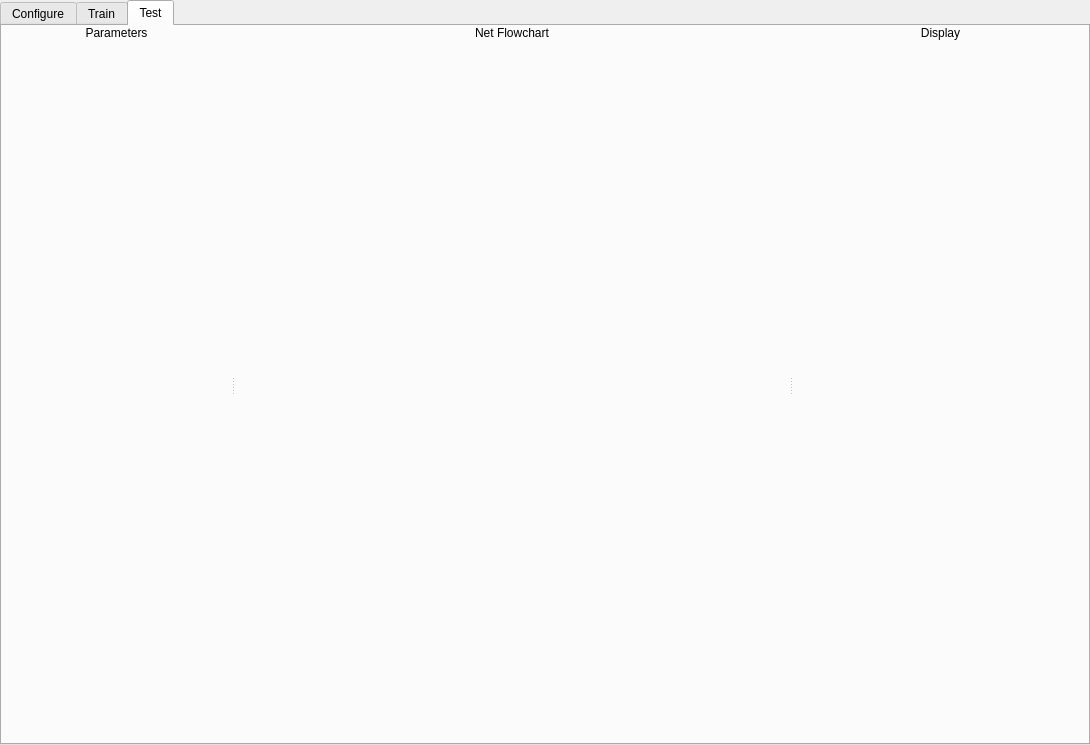
<?xml version="1.0" encoding="UTF-8"?>
<ui version="4.0">
 <class>tabWidget</class>
 <widget class="QTabWidget" name="tabWidget">
  <property name="geometry">
   <rect>
    <x>0</x>
    <y>0</y>
    <width>1090</width>
    <height>745</height>
   </rect>
  </property>
  <property name="windowTitle">
   <string>CaffeViz</string>
  </property>
  <property name="currentIndex">
   <number>2</number>
  </property>
  <widget class="QWidget" name="configTab">
   <property name="sizePolicy">
    <sizepolicy hsizetype="Expanding" vsizetype="Expanding">
     <horstretch>0</horstretch>
     <verstretch>0</verstretch>
    </sizepolicy>
   </property>
   <attribute name="title">
    <string>Configure</string>
   </attribute>
   <layout class="QGridLayout" name="gridLayout_2">
    <property name="leftMargin">
     <number>0</number>
    </property>
    <property name="topMargin">
     <number>0</number>
    </property>
    <property name="rightMargin">
     <number>0</number>
    </property>
    <property name="bottomMargin">
     <number>0</number>
    </property>
    <item row="0" column="0">
     <widget class="QSplitter" name="splitter_2">
      <property name="orientation">
       <enum>Qt::Horizontal</enum>
      </property>
      <widget class="QWidget" name="flowchartCtrlWidget" native="true">
       <property name="sizePolicy">
        <sizepolicy hsizetype="Expanding" vsizetype="Expanding">
         <horstretch>1</horstretch>
         <verstretch>1</verstretch>
        </sizepolicy>
       </property>
       <layout class="QVBoxLayout" name="verticalLayout_4">
        <property name="spacing">
         <number>0</number>
        </property>
        <property name="leftMargin">
         <number>0</number>
        </property>
        <property name="topMargin">
         <number>0</number>
        </property>
        <property name="rightMargin">
         <number>0</number>
        </property>
        <property name="bottomMargin">
         <number>0</number>
        </property>
        <item>
         <widget class="QLabel" name="parametersLabel">
          <property name="sizePolicy">
           <sizepolicy hsizetype="Preferred" vsizetype="Fixed">
            <horstretch>0</horstretch>
            <verstretch>0</verstretch>
           </sizepolicy>
          </property>
          <property name="text">
           <string>Params</string>
          </property>
          <property name="alignment">
           <set>Qt::AlignCenter</set>
          </property>
         </widget>
        </item>
        <item>
         <widget class="QWidget" name="widget_4" native="true"/>
        </item>
       </layout>
      </widget>
      <widget class="QWidget" name="flowchartWidget" native="true">
       <property name="sizePolicy">
        <sizepolicy hsizetype="Expanding" vsizetype="Expanding">
         <horstretch>2</horstretch>
         <verstretch>8</verstretch>
        </sizepolicy>
       </property>
       <layout class="QVBoxLayout" name="verticalLayout_5">
        <property name="spacing">
         <number>0</number>
        </property>
        <property name="leftMargin">
         <number>0</number>
        </property>
        <property name="topMargin">
         <number>0</number>
        </property>
        <property name="rightMargin">
         <number>0</number>
        </property>
        <property name="bottomMargin">
         <number>0</number>
        </property>
        <item>
         <widget class="QLabel" name="netFlowchartLabel">
          <property name="sizePolicy">
           <sizepolicy hsizetype="Preferred" vsizetype="Fixed">
            <horstretch>0</horstretch>
            <verstretch>0</verstretch>
           </sizepolicy>
          </property>
          <property name="text">
           <string>Net Flowchart</string>
          </property>
          <property name="alignment">
           <set>Qt::AlignCenter</set>
          </property>
         </widget>
        </item>
        <item>
         <widget class="QWidget" name="widget_5" native="true"/>
        </item>
       </layout>
      </widget>
     </widget>
    </item>
   </layout>
  </widget>
  <widget class="QWidget" name="trainTab">
   <attribute name="title">
    <string>Train</string>
   </attribute>
   <layout class="QHBoxLayout" name="horizontalLayout_2">
    <property name="leftMargin">
     <number>0</number>
    </property>
    <property name="topMargin">
     <number>0</number>
    </property>
    <property name="rightMargin">
     <number>0</number>
    </property>
    <property name="bottomMargin">
     <number>0</number>
    </property>
    <item>
     <layout class="QGridLayout" name="gridLayout">
      <item row="0" column="0" rowspan="2">
       <widget class="ParameterTree" name="trainParamTree">
        <property name="sizePolicy">
         <sizepolicy hsizetype="Expanding" vsizetype="Expanding">
          <horstretch>1</horstretch>
          <verstretch>1</verstretch>
         </sizepolicy>
        </property>
        <property name="rootIsDecorated">
         <bool>true</bool>
        </property>
        <property name="headerHidden">
         <bool>true</bool>
        </property>
        <column>
         <property name="text">
          <string notr="true">1</string>
         </property>
        </column>
       </widget>
      </item>
      <item row="0" column="1">
       <widget class="GraphicsLayoutWidget" name="trainGraphicsLayout">
        <property name="sizePolicy">
         <sizepolicy hsizetype="Expanding" vsizetype="Expanding">
          <horstretch>2</horstretch>
          <verstretch>12</verstretch>
         </sizepolicy>
        </property>
       </widget>
      </item>
      <item row="1" column="1">
       <widget class="QGroupBox" name="controlBox">
        <property name="sizePolicy">
         <sizepolicy hsizetype="Preferred" vsizetype="Preferred">
          <horstretch>2</horstretch>
          <verstretch>1</verstretch>
         </sizepolicy>
        </property>
        <property name="title">
         <string>Controls</string>
        </property>
        <property name="alignment">
         <set>Qt::AlignCenter</set>
        </property>
        <layout class="QHBoxLayout" name="horizontalLayout_3">
         <item>
          <widget class="QPushButton" name="trainButton">
           <property name="text">
            <string>Train</string>
           </property>
          </widget>
         </item>
         <item>
          <widget class="QPushButton" name="stopButton">
           <property name="text">
            <string>Stop</string>
           </property>
          </widget>
         </item>
         <item>
          <widget class="QPushButton" name="resumeButton">
           <property name="text">
            <string>Resume</string>
           </property>
          </widget>
         </item>
        </layout>
       </widget>
      </item>
     </layout>
    </item>
   </layout>
  </widget>
  <widget class="QWidget" name="testTab">
   <attribute name="title">
    <string>Test</string>
   </attribute>
   <layout class="QGridLayout" name="gridLayout_3">
    <property name="leftMargin">
     <number>0</number>
    </property>
    <property name="topMargin">
     <number>0</number>
    </property>
    <property name="rightMargin">
     <number>0</number>
    </property>
    <property name="bottomMargin">
     <number>0</number>
    </property>
    <item row="0" column="0">
     <widget class="QSplitter" name="splitter">
      <property name="sizePolicy">
       <sizepolicy hsizetype="Expanding" vsizetype="Expanding">
        <horstretch>0</horstretch>
        <verstretch>0</verstretch>
       </sizepolicy>
      </property>
      <property name="orientation">
       <enum>Qt::Horizontal</enum>
      </property>
      <property name="childrenCollapsible">
       <bool>false</bool>
      </property>
      <widget class="QWidget" name="flowchartCtrlWidget_2" native="true">
       <property name="sizePolicy">
        <sizepolicy hsizetype="Expanding" vsizetype="Expanding">
         <horstretch>1</horstretch>
         <verstretch>1</verstretch>
        </sizepolicy>
       </property>
       <layout class="QVBoxLayout" name="verticalLayout_3">
        <property name="spacing">
         <number>0</number>
        </property>
        <property name="leftMargin">
         <number>0</number>
        </property>
        <property name="topMargin">
         <number>0</number>
        </property>
        <property name="rightMargin">
         <number>0</number>
        </property>
        <property name="bottomMargin">
         <number>0</number>
        </property>
        <item>
         <widget class="QLabel" name="parametersLabel_2">
          <property name="sizePolicy">
           <sizepolicy hsizetype="Preferred" vsizetype="Fixed">
            <horstretch>0</horstretch>
            <verstretch>0</verstretch>
           </sizepolicy>
          </property>
          <property name="text">
           <string>Parameters</string>
          </property>
          <property name="alignment">
           <set>Qt::AlignCenter</set>
          </property>
         </widget>
        </item>
        <item>
         <widget class="QWidget" name="widget_3" native="true"/>
        </item>
       </layout>
      </widget>
      <widget class="QWidget" name="flowchartWidget_2" native="true">
       <property name="sizePolicy">
        <sizepolicy hsizetype="Expanding" vsizetype="Expanding">
         <horstretch>2</horstretch>
         <verstretch>8</verstretch>
        </sizepolicy>
       </property>
       <layout class="QVBoxLayout" name="verticalLayout_2">
        <property name="spacing">
         <number>0</number>
        </property>
        <property name="leftMargin">
         <number>0</number>
        </property>
        <property name="topMargin">
         <number>0</number>
        </property>
        <property name="rightMargin">
         <number>0</number>
        </property>
        <property name="bottomMargin">
         <number>0</number>
        </property>
        <item>
         <widget class="QLabel" name="netFlowchartLabel_2">
          <property name="sizePolicy">
           <sizepolicy hsizetype="Preferred" vsizetype="Fixed">
            <horstretch>0</horstretch>
            <verstretch>0</verstretch>
           </sizepolicy>
          </property>
          <property name="text">
           <string>Net Flowchart</string>
          </property>
          <property name="alignment">
           <set>Qt::AlignCenter</set>
          </property>
         </widget>
        </item>
        <item>
         <widget class="QWidget" name="widget_2" native="true"/>
        </item>
       </layout>
      </widget>
      <widget class="QWidget" name="displayLayout" native="true">
       <property name="sizePolicy">
        <sizepolicy hsizetype="Expanding" vsizetype="Expanding">
         <horstretch>2</horstretch>
         <verstretch>1</verstretch>
        </sizepolicy>
       </property>
       <property name="minimumSize">
        <size>
         <width>100</width>
         <height>100</height>
        </size>
       </property>
       <layout class="QVBoxLayout" name="verticalLayout">
        <property name="spacing">
         <number>0</number>
        </property>
        <property name="leftMargin">
         <number>0</number>
        </property>
        <property name="topMargin">
         <number>0</number>
        </property>
        <property name="rightMargin">
         <number>0</number>
        </property>
        <property name="bottomMargin">
         <number>0</number>
        </property>
        <item>
         <widget class="QLabel" name="displayLabel">
          <property name="sizePolicy">
           <sizepolicy hsizetype="Preferred" vsizetype="Fixed">
            <horstretch>0</horstretch>
            <verstretch>0</verstretch>
           </sizepolicy>
          </property>
          <property name="text">
           <string>Display</string>
          </property>
          <property name="alignment">
           <set>Qt::AlignCenter</set>
          </property>
         </widget>
        </item>
        <item>
         <widget class="DockArea" name="displayArea" native="true"/>
        </item>
       </layout>
      </widget>
     </widget>
    </item>
   </layout>
  </widget>
 </widget>
 <customwidgets>
  <customwidget>
   <class>ParameterTree</class>
   <extends>QTreeWidget</extends>
   <header>pyqtgraph.parametertree.ParameterTree</header>
  </customwidget>
  <customwidget>
   <class>GraphicsLayoutWidget</class>
   <extends>QGraphicsView</extends>
   <header>pyqtgraph</header>
  </customwidget>
  <customwidget>
   <class>DockArea</class>
   <extends>QWidget</extends>
   <header>pyqtgraph.dockarea</header>
   <container>1</container>
  </customwidget>
 </customwidgets>
 <resources/>
 <connections/>
</ui>
